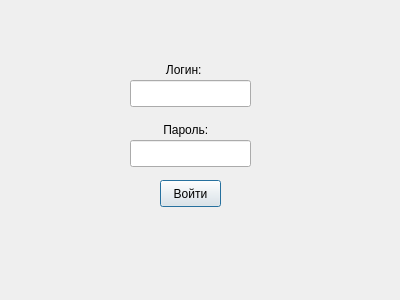
<?xml version="1.0" encoding="UTF-8"?>
<ui version="4.0">
 <class>signIn</class>
 <widget class="QDialog" name="signIn">
  <property name="windowModality">
   <enum>Qt::ApplicationModal</enum>
  </property>
  <property name="geometry">
   <rect>
    <x>0</x>
    <y>0</y>
    <width>400</width>
    <height>300</height>
   </rect>
  </property>
  <property name="windowTitle">
   <string>Вход в систему</string>
  </property>
  <widget class="QLineEdit" name="lineEdit">
   <property name="geometry">
    <rect>
     <x>130</x>
     <y>80</y>
     <width>121</width>
     <height>27</height>
    </rect>
   </property>
  </widget>
  <widget class="QLineEdit" name="lineEdit_2">
   <property name="geometry">
    <rect>
     <x>130</x>
     <y>140</y>
     <width>121</width>
     <height>27</height>
    </rect>
   </property>
  </widget>
  <widget class="QLabel" name="label_2">
   <property name="geometry">
    <rect>
     <x>126</x>
     <y>60</y>
     <width>141</width>
     <height>20</height>
    </rect>
   </property>
   <property name="text">
    <string>            Логин:</string>
   </property>
  </widget>
  <widget class="QLabel" name="label_3">
   <property name="geometry">
    <rect>
     <x>120</x>
     <y>120</y>
     <width>141</width>
     <height>20</height>
    </rect>
   </property>
   <property name="text">
    <string>             Пароль:</string>
   </property>
  </widget>
  <widget class="QPushButton" name="pushButton">
   <property name="geometry">
    <rect>
     <x>160</x>
     <y>180</y>
     <width>61</width>
     <height>27</height>
    </rect>
   </property>
   <property name="text">
    <string>Войти</string>
   </property>
  </widget>
 </widget>
 <resources/>
 <connections/>
</ui>
